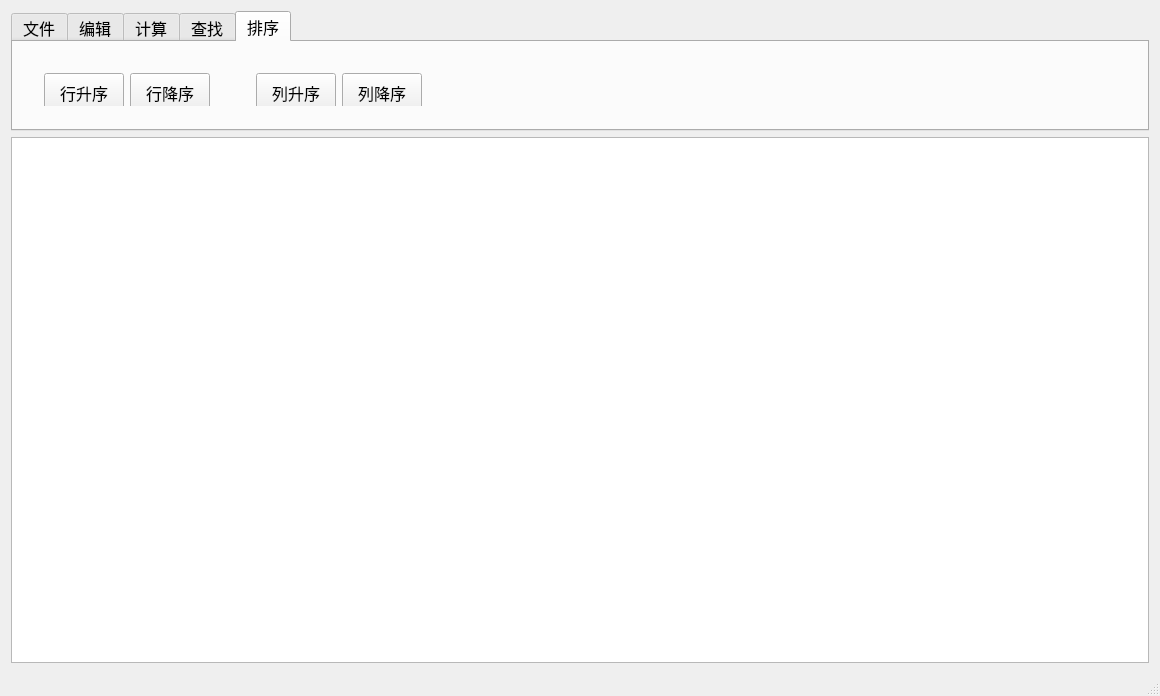
<?xml version="1.0" encoding="UTF-8"?>
<ui version="4.0">
 <class>MainWindow</class>
 <widget class="QMainWindow" name="MainWindow">
  <property name="geometry">
   <rect>
    <x>0</x>
    <y>0</y>
    <width>1160</width>
    <height>696</height>
   </rect>
  </property>
  <property name="minimumSize">
   <size>
    <width>800</width>
    <height>400</height>
   </size>
  </property>
  <property name="windowTitle">
   <string>MainWindow</string>
  </property>
  <widget class="QWidget" name="centralWidget">
   <layout class="QVBoxLayout" name="verticalLayout">
    <item>
     <widget class="QTabWidget" name="tabWidget">
      <property name="maximumSize">
       <size>
        <width>2500</width>
        <height>120</height>
       </size>
      </property>
      <property name="font">
       <font>
        <pointsize>12</pointsize>
       </font>
      </property>
      <property name="toolTip">
       <string/>
      </property>
      <property name="currentIndex">
       <number>4</number>
      </property>
      <widget class="QWidget" name="tabFile">
       <property name="toolTip">
        <string/>
       </property>
       <attribute name="title">
        <string>文件</string>
       </attribute>
       <widget class="QWidget" name="layoutWidget">
        <property name="geometry">
         <rect>
          <x>20</x>
          <y>20</y>
          <width>395</width>
          <height>42</height>
         </rect>
        </property>
        <layout class="QHBoxLayout" name="horizontalLayout_3">
         <item>
          <widget class="QPushButton" name="pushButtonNew">
           <property name="minimumSize">
            <size>
             <width>40</width>
             <height>40</height>
            </size>
           </property>
           <property name="maximumSize">
            <size>
             <width>100</width>
             <height>50</height>
            </size>
           </property>
           <property name="text">
            <string>新建</string>
           </property>
          </widget>
         </item>
         <item>
          <spacer name="horizontalSpacer">
           <property name="orientation">
            <enum>Qt::Horizontal</enum>
           </property>
           <property name="sizeType">
            <enum>QSizePolicy::Fixed</enum>
           </property>
           <property name="sizeHint" stdset="0">
            <size>
             <width>20</width>
             <height>20</height>
            </size>
           </property>
          </spacer>
         </item>
         <item>
          <widget class="QPushButton" name="pushButtonOpen">
           <property name="minimumSize">
            <size>
             <width>40</width>
             <height>30</height>
            </size>
           </property>
           <property name="maximumSize">
            <size>
             <width>100</width>
             <height>50</height>
            </size>
           </property>
           <property name="text">
            <string>打开</string>
           </property>
          </widget>
         </item>
         <item>
          <spacer name="horizontalSpacer_2">
           <property name="orientation">
            <enum>Qt::Horizontal</enum>
           </property>
           <property name="sizeType">
            <enum>QSizePolicy::Fixed</enum>
           </property>
           <property name="sizeHint" stdset="0">
            <size>
             <width>20</width>
             <height>20</height>
            </size>
           </property>
          </spacer>
         </item>
         <item>
          <widget class="QPushButton" name="pushButtonSave">
           <property name="minimumSize">
            <size>
             <width>40</width>
             <height>30</height>
            </size>
           </property>
           <property name="maximumSize">
            <size>
             <width>100</width>
             <height>50</height>
            </size>
           </property>
           <property name="text">
            <string>保存</string>
           </property>
          </widget>
         </item>
         <item>
          <spacer name="horizontalSpacer_3">
           <property name="orientation">
            <enum>Qt::Horizontal</enum>
           </property>
           <property name="sizeType">
            <enum>QSizePolicy::Fixed</enum>
           </property>
           <property name="sizeHint" stdset="0">
            <size>
             <width>20</width>
             <height>20</height>
            </size>
           </property>
          </spacer>
         </item>
         <item>
          <widget class="QPushButton" name="pushButtonSaveAs">
           <property name="minimumSize">
            <size>
             <width>40</width>
             <height>30</height>
            </size>
           </property>
           <property name="maximumSize">
            <size>
             <width>100</width>
             <height>50</height>
            </size>
           </property>
           <property name="text">
            <string>另存为</string>
           </property>
          </widget>
         </item>
        </layout>
       </widget>
      </widget>
      <widget class="QWidget" name="tabEdit">
       <attribute name="title">
        <string>编辑</string>
       </attribute>
       <widget class="Line" name="line">
        <property name="geometry">
         <rect>
          <x>560</x>
          <y>10</y>
          <width>10</width>
          <height>75</height>
         </rect>
        </property>
        <property name="minimumSize">
         <size>
          <width>0</width>
          <height>75</height>
         </size>
        </property>
        <property name="maximumSize">
         <size>
          <width>80</width>
          <height>75</height>
         </size>
        </property>
        <property name="orientation">
         <enum>Qt::Vertical</enum>
        </property>
       </widget>
       <widget class="QWidget" name="layoutWidget">
        <property name="geometry">
         <rect>
          <x>20</x>
          <y>0</y>
          <width>531</width>
          <height>42</height>
         </rect>
        </property>
        <layout class="QHBoxLayout" name="horizontalLayout_7">
         <item>
          <widget class="QLabel" name="labelFont">
           <property name="text">
            <string>字体：</string>
           </property>
          </widget>
         </item>
         <item>
          <widget class="QFontComboBox" name="fontTypeBox">
           <property name="maximumSize">
            <size>
             <width>225</width>
             <height>26</height>
            </size>
           </property>
           <property name="currentText">
            <string>微软雅黑</string>
           </property>
          </widget>
         </item>
         <item>
          <widget class="QLabel" name="labelFontSize">
           <property name="text">
            <string>字号：</string>
           </property>
          </widget>
         </item>
         <item>
          <widget class="QSpinBox" name="fontSizeBox">
           <property name="minimum">
            <number>6</number>
           </property>
           <property name="maximum">
            <number>72</number>
           </property>
           <property name="value">
            <number>9</number>
           </property>
          </widget>
         </item>
         <item>
          <widget class="QPushButton" name="pushButtonLeft">
           <property name="minimumSize">
            <size>
             <width>30</width>
             <height>30</height>
            </size>
           </property>
           <property name="maximumSize">
            <size>
             <width>30</width>
             <height>30</height>
            </size>
           </property>
           <property name="styleSheet">
            <string notr="true"/>
           </property>
           <property name="text">
            <string/>
           </property>
           <property name="icon">
            <iconset resource="image.qrc">
             <normaloff>:/image/left.png</normaloff>:/image/left.png</iconset>
           </property>
           <property name="iconSize">
            <size>
             <width>100</width>
             <height>50</height>
            </size>
           </property>
           <property name="checkable">
            <bool>true</bool>
           </property>
          </widget>
         </item>
         <item>
          <widget class="QPushButton" name="pushButtonCenter">
           <property name="minimumSize">
            <size>
             <width>30</width>
             <height>30</height>
            </size>
           </property>
           <property name="maximumSize">
            <size>
             <width>30</width>
             <height>30</height>
            </size>
           </property>
           <property name="text">
            <string/>
           </property>
           <property name="icon">
            <iconset resource="image.qrc">
             <normaloff>:/image/center.png</normaloff>:/image/center.png</iconset>
           </property>
           <property name="iconSize">
            <size>
             <width>100</width>
             <height>50</height>
            </size>
           </property>
           <property name="checkable">
            <bool>true</bool>
           </property>
          </widget>
         </item>
         <item>
          <widget class="QPushButton" name="pushButtonRight">
           <property name="minimumSize">
            <size>
             <width>30</width>
             <height>30</height>
            </size>
           </property>
           <property name="maximumSize">
            <size>
             <width>30</width>
             <height>30</height>
            </size>
           </property>
           <property name="text">
            <string/>
           </property>
           <property name="icon">
            <iconset resource="image.qrc">
             <normaloff>:/image/right.png</normaloff>:/image/right.png</iconset>
           </property>
           <property name="iconSize">
            <size>
             <width>100</width>
             <height>50</height>
            </size>
           </property>
           <property name="checkable">
            <bool>true</bool>
           </property>
          </widget>
         </item>
        </layout>
       </widget>
       <widget class="QWidget" name="layoutWidget">
        <property name="geometry">
         <rect>
          <x>20</x>
          <y>50</y>
          <width>281</width>
          <height>26</height>
         </rect>
        </property>
        <layout class="QHBoxLayout" name="horizontalLayout_4">
         <item>
          <widget class="QCheckBox" name="checkBoxBold">
           <property name="text">
            <string>加粗</string>
           </property>
          </widget>
         </item>
         <item>
          <widget class="QCheckBox" name="checkBoxItalics">
           <property name="text">
            <string>倾斜</string>
           </property>
          </widget>
         </item>
         <item>
          <widget class="QCheckBox" name="checkBoxUnderline">
           <property name="text">
            <string>下划线</string>
           </property>
          </widget>
         </item>
        </layout>
       </widget>
       <widget class="QWidget" name="layoutWidget">
        <property name="geometry">
         <rect>
          <x>330</x>
          <y>50</y>
          <width>221</width>
          <height>31</height>
         </rect>
        </property>
        <layout class="QHBoxLayout" name="horizontalLayout_2">
         <item>
          <widget class="QPushButton" name="pushButtonFontColor">
           <property name="text">
            <string>字体颜色</string>
           </property>
          </widget>
         </item>
         <item>
          <widget class="QPushButton" name="pushButtonThemeColor">
           <property name="text">
            <string>主题颜色</string>
           </property>
          </widget>
         </item>
        </layout>
       </widget>
       <widget class="Line" name="line_2">
        <property name="geometry">
         <rect>
          <x>660</x>
          <y>10</y>
          <width>10</width>
          <height>75</height>
         </rect>
        </property>
        <property name="minimumSize">
         <size>
          <width>0</width>
          <height>75</height>
         </size>
        </property>
        <property name="maximumSize">
         <size>
          <width>80</width>
          <height>75</height>
         </size>
        </property>
        <property name="orientation">
         <enum>Qt::Vertical</enum>
        </property>
       </widget>
       <widget class="QPushButton" name="pushButtonWordwrap">
        <property name="geometry">
         <rect>
          <x>581</x>
          <y>11</y>
          <width>70</width>
          <height>70</height>
         </rect>
        </property>
        <property name="minimumSize">
         <size>
          <width>70</width>
          <height>70</height>
         </size>
        </property>
        <property name="maximumSize">
         <size>
          <width>70</width>
          <height>70</height>
         </size>
        </property>
        <property name="text">
         <string>自动
换行</string>
        </property>
        <property name="checkable">
         <bool>true</bool>
        </property>
       </widget>
       <widget class="QTabWidget" name="tabWidgetInsertDelete">
        <property name="geometry">
         <rect>
          <x>680</x>
          <y>0</y>
          <width>300</width>
          <height>90</height>
         </rect>
        </property>
        <property name="minimumSize">
         <size>
          <width>300</width>
          <height>90</height>
         </size>
        </property>
        <property name="maximumSize">
         <size>
          <width>300</width>
          <height>90</height>
         </size>
        </property>
        <property name="currentIndex">
         <number>0</number>
        </property>
        <widget class="QWidget" name="insert">
         <attribute name="title">
          <string>插入</string>
         </attribute>
         <widget class="QWidget" name="layoutWidget">
          <property name="geometry">
           <rect>
            <x>10</x>
            <y>10</y>
            <width>169</width>
            <height>42</height>
           </rect>
          </property>
          <layout class="QHBoxLayout" name="horizontalLayout_8">
           <item>
            <widget class="QPushButton" name="pushButtonRowInsert">
             <property name="minimumSize">
              <size>
               <width>80</width>
               <height>40</height>
              </size>
             </property>
             <property name="maximumSize">
              <size>
               <width>80</width>
               <height>40</height>
              </size>
             </property>
             <property name="text">
              <string>行插入</string>
             </property>
            </widget>
           </item>
           <item>
            <widget class="QPushButton" name="pushButtonColumnInsert">
             <property name="minimumSize">
              <size>
               <width>80</width>
               <height>40</height>
              </size>
             </property>
             <property name="maximumSize">
              <size>
               <width>80</width>
               <height>40</height>
              </size>
             </property>
             <property name="text">
              <string>列插入</string>
             </property>
            </widget>
           </item>
          </layout>
         </widget>
        </widget>
        <widget class="QWidget" name="delete_2">
         <attribute name="title">
          <string>删除</string>
         </attribute>
         <widget class="QWidget" name="layoutWidget">
          <property name="geometry">
           <rect>
            <x>11</x>
            <y>10</y>
            <width>266</width>
            <height>42</height>
           </rect>
          </property>
          <layout class="QHBoxLayout" name="horizontalLayout_9">
           <item>
            <widget class="QPushButton" name="pushButtonRowDelete">
             <property name="minimumSize">
              <size>
               <width>80</width>
               <height>40</height>
              </size>
             </property>
             <property name="maximumSize">
              <size>
               <width>80</width>
               <height>40</height>
              </size>
             </property>
             <property name="text">
              <string>行删除</string>
             </property>
            </widget>
           </item>
           <item>
            <widget class="QPushButton" name="pushButtonColumnDelete">
             <property name="minimumSize">
              <size>
               <width>80</width>
               <height>40</height>
              </size>
             </property>
             <property name="maximumSize">
              <size>
               <width>80</width>
               <height>40</height>
              </size>
             </property>
             <property name="text">
              <string>列删除</string>
             </property>
            </widget>
           </item>
           <item>
            <widget class="QPushButton" name="pushButtonTableDelete">
             <property name="minimumSize">
              <size>
               <width>90</width>
               <height>40</height>
              </size>
             </property>
             <property name="maximumSize">
              <size>
               <width>90</width>
               <height>40</height>
              </size>
             </property>
             <property name="text">
              <string>删除全表</string>
             </property>
            </widget>
           </item>
          </layout>
         </widget>
        </widget>
       </widget>
       <widget class="Line" name="line_3">
        <property name="geometry">
         <rect>
          <x>980</x>
          <y>10</y>
          <width>10</width>
          <height>75</height>
         </rect>
        </property>
        <property name="minimumSize">
         <size>
          <width>0</width>
          <height>75</height>
         </size>
        </property>
        <property name="maximumSize">
         <size>
          <width>80</width>
          <height>75</height>
         </size>
        </property>
        <property name="orientation">
         <enum>Qt::Vertical</enum>
        </property>
       </widget>
       <widget class="QWidget" name="layoutWidget">
        <property name="geometry">
         <rect>
          <x>1000</x>
          <y>20</y>
          <width>149</width>
          <height>52</height>
         </rect>
        </property>
        <layout class="QHBoxLayout" name="horizontalLayout_10">
         <item>
          <widget class="QPushButton" name="pushButtonCopy">
           <property name="minimumSize">
            <size>
             <width>70</width>
             <height>50</height>
            </size>
           </property>
           <property name="maximumSize">
            <size>
             <width>70</width>
             <height>50</height>
            </size>
           </property>
           <property name="text">
            <string>复制</string>
           </property>
          </widget>
         </item>
         <item>
          <widget class="QPushButton" name="pushButtonPaste">
           <property name="minimumSize">
            <size>
             <width>70</width>
             <height>50</height>
            </size>
           </property>
           <property name="maximumSize">
            <size>
             <width>70</width>
             <height>50</height>
            </size>
           </property>
           <property name="text">
            <string>粘贴</string>
           </property>
          </widget>
         </item>
        </layout>
       </widget>
      </widget>
      <widget class="QWidget" name="tabCalculate">
       <attribute name="title">
        <string>计算</string>
       </attribute>
       <widget class="QWidget" name="layoutWidget">
        <property name="geometry">
         <rect>
          <x>22</x>
          <y>11</y>
          <width>548</width>
          <height>62</height>
         </rect>
        </property>
        <layout class="QHBoxLayout" name="horizontalLayout">
         <item>
          <widget class="QPushButton" name="pushButtonSum">
           <property name="minimumSize">
            <size>
             <width>80</width>
             <height>60</height>
            </size>
           </property>
           <property name="maximumSize">
            <size>
             <width>80</width>
             <height>60</height>
            </size>
           </property>
           <property name="text">
            <string>求和</string>
           </property>
          </widget>
         </item>
         <item>
          <spacer name="horizontalSpacer_4">
           <property name="orientation">
            <enum>Qt::Horizontal</enum>
           </property>
           <property name="sizeType">
            <enum>QSizePolicy::Fixed</enum>
           </property>
           <property name="sizeHint" stdset="0">
            <size>
             <width>20</width>
             <height>20</height>
            </size>
           </property>
          </spacer>
         </item>
         <item>
          <widget class="QPushButton" name="pushButtonAvg">
           <property name="minimumSize">
            <size>
             <width>80</width>
             <height>60</height>
            </size>
           </property>
           <property name="maximumSize">
            <size>
             <width>80</width>
             <height>60</height>
            </size>
           </property>
           <property name="text">
            <string>求平均</string>
           </property>
          </widget>
         </item>
         <item>
          <spacer name="horizontalSpacer_5">
           <property name="orientation">
            <enum>Qt::Horizontal</enum>
           </property>
           <property name="sizeType">
            <enum>QSizePolicy::Fixed</enum>
           </property>
           <property name="sizeHint" stdset="0">
            <size>
             <width>20</width>
             <height>20</height>
            </size>
           </property>
          </spacer>
         </item>
         <item>
          <widget class="QPushButton" name="pushButtonMax">
           <property name="minimumSize">
            <size>
             <width>80</width>
             <height>60</height>
            </size>
           </property>
           <property name="maximumSize">
            <size>
             <width>80</width>
             <height>60</height>
            </size>
           </property>
           <property name="text">
            <string>最大值</string>
           </property>
          </widget>
         </item>
         <item>
          <spacer name="horizontalSpacer_6">
           <property name="orientation">
            <enum>Qt::Horizontal</enum>
           </property>
           <property name="sizeType">
            <enum>QSizePolicy::Fixed</enum>
           </property>
           <property name="sizeHint" stdset="0">
            <size>
             <width>20</width>
             <height>20</height>
            </size>
           </property>
          </spacer>
         </item>
         <item>
          <widget class="QPushButton" name="pushButtonMin">
           <property name="minimumSize">
            <size>
             <width>80</width>
             <height>60</height>
            </size>
           </property>
           <property name="maximumSize">
            <size>
             <width>80</width>
             <height>60</height>
            </size>
           </property>
           <property name="text">
            <string>最小值</string>
           </property>
          </widget>
         </item>
         <item>
          <spacer name="horizontalSpacer_7">
           <property name="orientation">
            <enum>Qt::Horizontal</enum>
           </property>
           <property name="sizeType">
            <enum>QSizePolicy::Fixed</enum>
           </property>
           <property name="sizeHint" stdset="0">
            <size>
             <width>20</width>
             <height>20</height>
            </size>
           </property>
          </spacer>
         </item>
         <item>
          <widget class="QPushButton" name="pushButtonFuntion">
           <property name="minimumSize">
            <size>
             <width>90</width>
             <height>60</height>
            </size>
           </property>
           <property name="maximumSize">
            <size>
             <width>90</width>
             <height>60</height>
            </size>
           </property>
           <property name="text">
            <string>其他公式</string>
           </property>
          </widget>
         </item>
        </layout>
       </widget>
      </widget>
      <widget class="QWidget" name="tabSearch">
       <attribute name="title">
        <string>查找</string>
       </attribute>
       <widget class="QWidget" name="layoutWidget">
        <property name="geometry">
         <rect>
          <x>20</x>
          <y>10</y>
          <width>524</width>
          <height>62</height>
         </rect>
        </property>
        <layout class="QHBoxLayout" name="horizontalLayout_5">
         <item>
          <widget class="QPushButton" name="pushButtonAllSearch">
           <property name="minimumSize">
            <size>
             <width>100</width>
             <height>60</height>
            </size>
           </property>
           <property name="maximumSize">
            <size>
             <width>80</width>
             <height>60</height>
            </size>
           </property>
           <property name="text">
            <string>全表查找</string>
           </property>
          </widget>
         </item>
         <item>
          <spacer name="horizontalSpacer_8">
           <property name="orientation">
            <enum>Qt::Horizontal</enum>
           </property>
           <property name="sizeType">
            <enum>QSizePolicy::Fixed</enum>
           </property>
           <property name="sizeHint" stdset="0">
            <size>
             <width>20</width>
             <height>20</height>
            </size>
           </property>
          </spacer>
         </item>
         <item>
          <widget class="QPushButton" name="pushButtonRowSearch">
           <property name="minimumSize">
            <size>
             <width>100</width>
             <height>60</height>
            </size>
           </property>
           <property name="maximumSize">
            <size>
             <width>100</width>
             <height>60</height>
            </size>
           </property>
           <property name="text">
            <string>按行查找</string>
           </property>
          </widget>
         </item>
         <item>
          <spacer name="horizontalSpacer_9">
           <property name="orientation">
            <enum>Qt::Horizontal</enum>
           </property>
           <property name="sizeType">
            <enum>QSizePolicy::Fixed</enum>
           </property>
           <property name="sizeHint" stdset="0">
            <size>
             <width>20</width>
             <height>20</height>
            </size>
           </property>
          </spacer>
         </item>
         <item>
          <widget class="QPushButton" name="pushButtonColumnSearch">
           <property name="minimumSize">
            <size>
             <width>100</width>
             <height>60</height>
            </size>
           </property>
           <property name="maximumSize">
            <size>
             <width>100</width>
             <height>60</height>
            </size>
           </property>
           <property name="text">
            <string>按列查找</string>
           </property>
          </widget>
         </item>
         <item>
          <spacer name="horizontalSpacer_10">
           <property name="orientation">
            <enum>Qt::Horizontal</enum>
           </property>
           <property name="sizeType">
            <enum>QSizePolicy::Fixed</enum>
           </property>
           <property name="sizeHint" stdset="0">
            <size>
             <width>20</width>
             <height>20</height>
            </size>
           </property>
          </spacer>
         </item>
         <item>
          <widget class="QPushButton" name="pushButtonBlockSearch">
           <property name="minimumSize">
            <size>
             <width>120</width>
             <height>60</height>
            </size>
           </property>
           <property name="maximumSize">
            <size>
             <width>120</width>
             <height>60</height>
            </size>
           </property>
           <property name="text">
            <string>选中块查找</string>
           </property>
          </widget>
         </item>
        </layout>
       </widget>
      </widget>
      <widget class="QWidget" name="tabSort">
       <attribute name="title">
        <string>排序</string>
       </attribute>
       <widget class="QWidget" name="layoutWidget">
        <property name="geometry">
         <rect>
          <x>20</x>
          <y>20</y>
          <width>401</width>
          <height>44</height>
         </rect>
        </property>
        <layout class="QHBoxLayout" name="horizontalLayout_12">
         <item>
          <layout class="QHBoxLayout" name="horizontalLayout_6">
           <item>
            <widget class="QPushButton" name="pushButtonRowSort1">
             <property name="minimumSize">
              <size>
               <width>80</width>
               <height>40</height>
              </size>
             </property>
             <property name="maximumSize">
              <size>
               <width>80</width>
               <height>40</height>
              </size>
             </property>
             <property name="text">
              <string>行升序</string>
             </property>
            </widget>
           </item>
           <item>
            <widget class="QPushButton" name="pushButtonRowSort2">
             <property name="minimumSize">
              <size>
               <width>80</width>
               <height>40</height>
              </size>
             </property>
             <property name="maximumSize">
              <size>
               <width>80</width>
               <height>40</height>
              </size>
             </property>
             <property name="text">
              <string>行降序</string>
             </property>
            </widget>
           </item>
          </layout>
         </item>
         <item>
          <spacer name="horizontalSpacer_11">
           <property name="orientation">
            <enum>Qt::Horizontal</enum>
           </property>
           <property name="sizeType">
            <enum>QSizePolicy::Fixed</enum>
           </property>
           <property name="sizeHint" stdset="0">
            <size>
             <width>40</width>
             <height>20</height>
            </size>
           </property>
          </spacer>
         </item>
         <item>
          <layout class="QHBoxLayout" name="horizontalLayout_11">
           <item>
            <widget class="QPushButton" name="pushButtonColumnSort1">
             <property name="minimumSize">
              <size>
               <width>80</width>
               <height>40</height>
              </size>
             </property>
             <property name="maximumSize">
              <size>
               <width>80</width>
               <height>40</height>
              </size>
             </property>
             <property name="text">
              <string>列升序</string>
             </property>
            </widget>
           </item>
           <item>
            <widget class="QPushButton" name="pushButtonColumnSort2">
             <property name="minimumSize">
              <size>
               <width>80</width>
               <height>40</height>
              </size>
             </property>
             <property name="maximumSize">
              <size>
               <width>80</width>
               <height>40</height>
              </size>
             </property>
             <property name="text">
              <string>列降序</string>
             </property>
            </widget>
           </item>
          </layout>
         </item>
        </layout>
       </widget>
      </widget>
     </widget>
    </item>
    <item>
     <widget class="QTableWidget" name="tableWidget">
      <property name="rowCount">
       <number>0</number>
      </property>
      <property name="columnCount">
       <number>0</number>
      </property>
     </widget>
    </item>
   </layout>
  </widget>
  <widget class="QStatusBar" name="statusBar"/>
 </widget>
 <layoutdefault spacing="6" margin="11"/>
 <resources>
  <include location="image.qrc"/>
 </resources>
 <connections/>
</ui>
